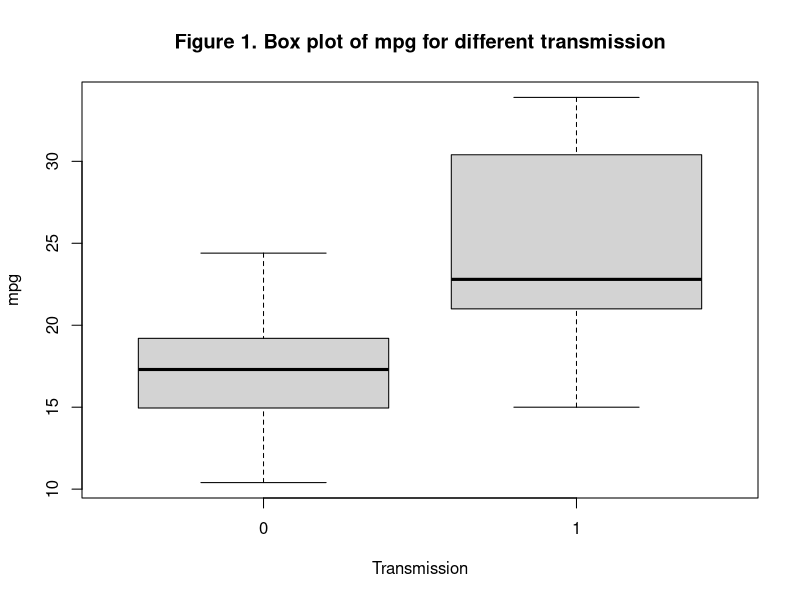
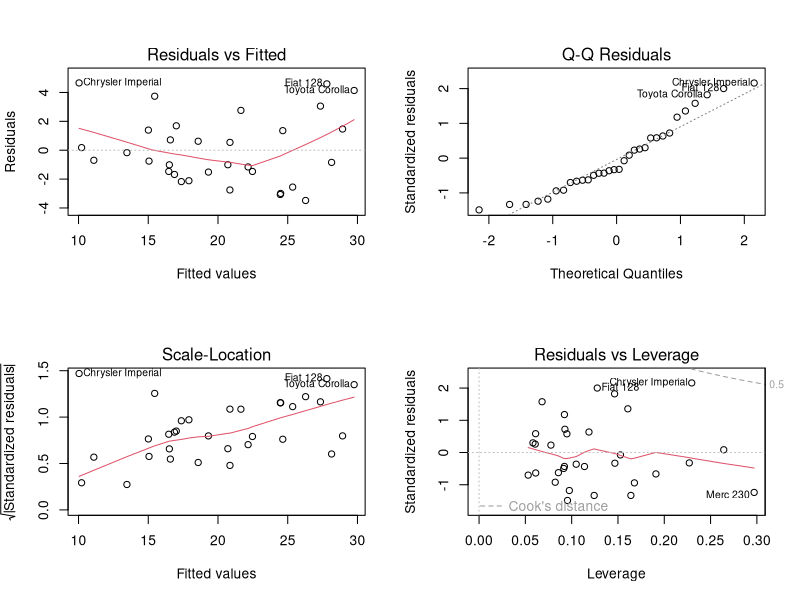

These charts were generated, in order, by the following R code:
## ---- chunk 1
library(dplyr)
## ---- chunk 2
data(mtcars)
summary(mtcars$mpg[mtcars$am==0])
sd(mtcars$mpg[mtcars$am==0])

summary(mtcars$mpg[mtcars$am==1])
sd(mtcars$mpg[mtcars$am==1])
## ---- chunk 3
lm1 <- step(lm(mpg ~ ., data=mtcars))
## ---- chunk 4
summary(lm1)
## ---- chunk 5
lm2 <- lm(mpg ~ am + wt, data=mtcars)
summary(lm2)

lm3 <- lm(mpg ~ am + qsec, data=mtcars)
summary(lm3)

lm4 <- lm(mpg ~ am, data=mtcars)
summary(lm4)
## ---- chunk 6
boxplot(mtcars$mpg ~ mtcars$am,main='Figure 1. Box plot of mpg for different transmission', xlab='Transmission', ylab='mpg')
## ---- chunk 7
par(mfrow = c(2, 2))
plot(lm1)
